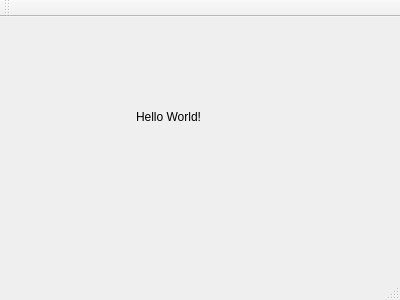
<?xml version="1.0" encoding="UTF-8"?>
<ui version="4.0">
 <class>MainWindow</class>
 <widget class="QMainWindow" name="MainWindow">
  <property name="geometry">
   <rect>
    <x>0</x>
    <y>0</y>
    <width>400</width>
    <height>300</height>
   </rect>
  </property>
  <property name="windowTitle">
   <string>MainWindow</string>
  </property>
  <widget class="QWidget" name="centralWidget">
   <widget class="QLabel" name="label">
    <property name="geometry">
     <rect>
      <x>136</x>
      <y>90</y>
      <width>121</width>
      <height>20</height>
     </rect>
    </property>
    <property name="text">
     <string>Hello World!</string>
    </property>
   </widget>
  </widget>
  <widget class="QMenuBar" name="menuBar">
   <property name="geometry">
    <rect>
     <x>0</x>
     <y>0</y>
     <width>400</width>
     <height>22</height>
    </rect>
   </property>
  </widget>
  <widget class="QToolBar" name="mainToolBar">
   <attribute name="toolBarArea">
    <enum>TopToolBarArea</enum>
   </attribute>
   <attribute name="toolBarBreak">
    <bool>false</bool>
   </attribute>
  </widget>
  <widget class="QStatusBar" name="statusBar"/>
 </widget>
 <layoutdefault spacing="6" margin="11"/>
 <resources/>
 <connections/>
</ui>
